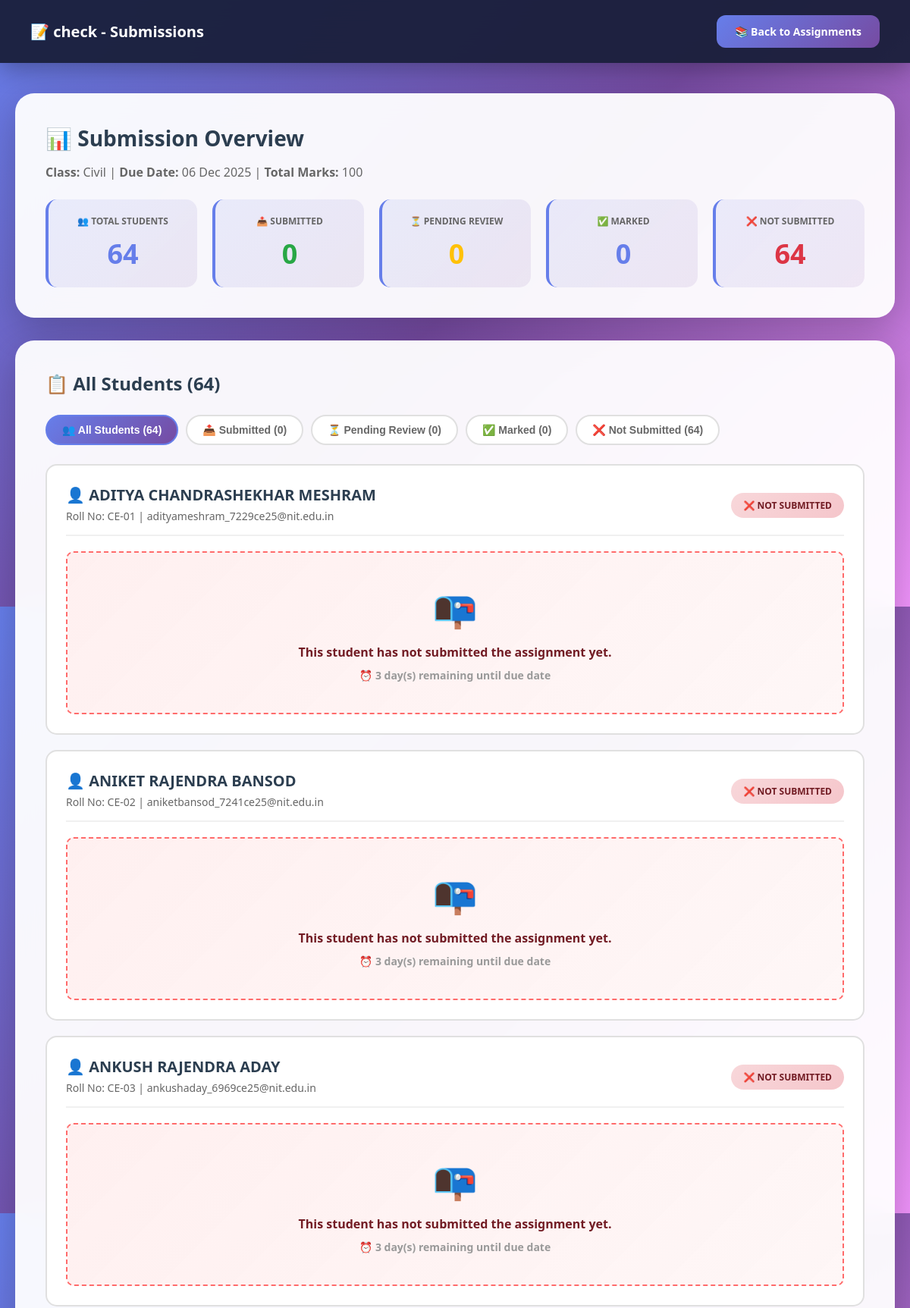
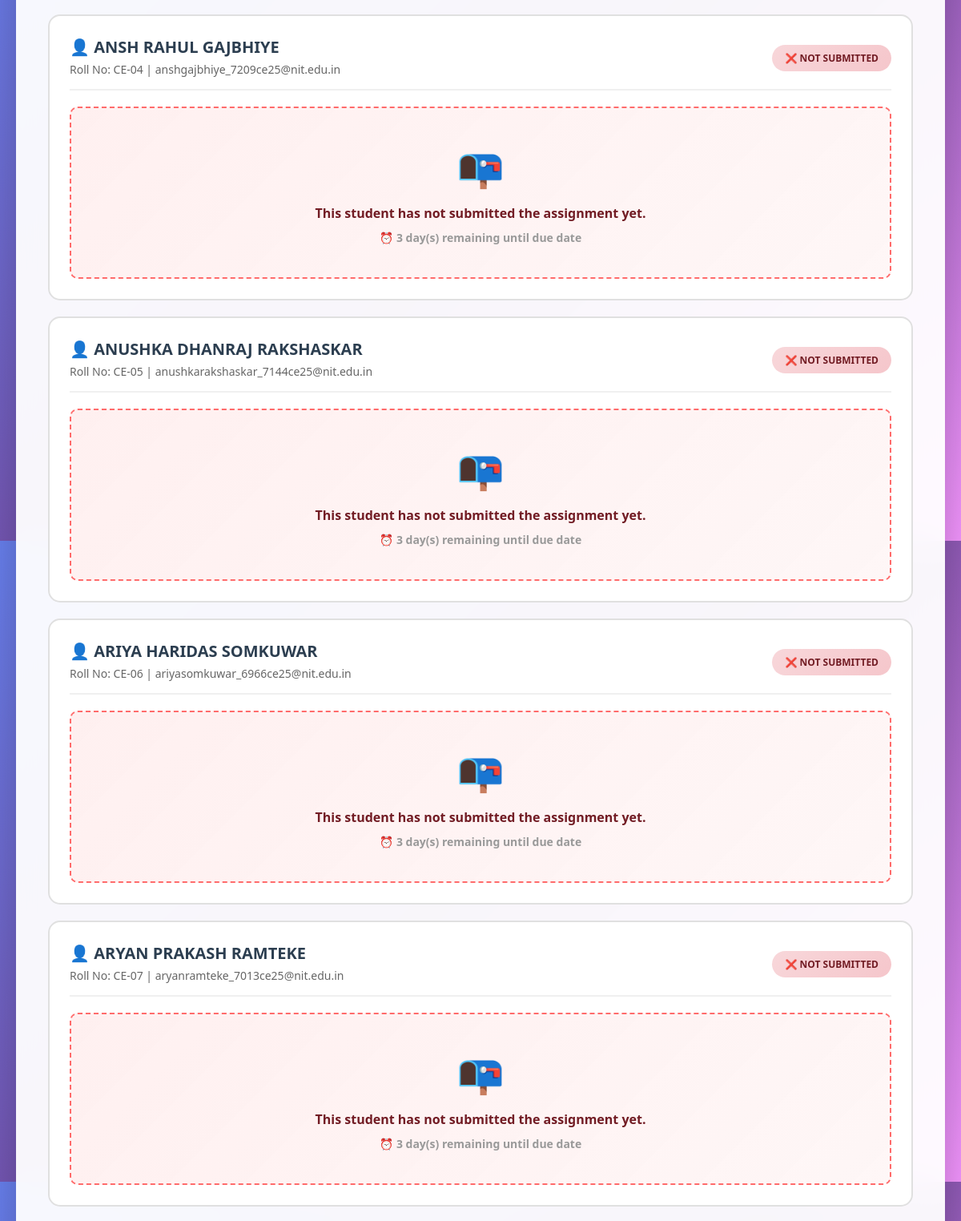
/teacher/view_submissions.php?assignment_id=5 (signed in, upper part), run on the app's committed database (2 pictures, top to bottom).
### tables this page shows
CREATE TABLE `assignments` (
  `id` int(11) NOT NULL,
  `teacher_id` int(11) NOT NULL,
  `class_id` int(11) NOT NULL,
  `title` varchar(255) NOT NULL,
  `description` text DEFAULT NULL,
  `due_date` date NOT NULL,
  `total_marks` int(11) NOT NULL DEFAULT 100,
  `file_path` varchar(255) DEFAULT NULL,
  `created_at` timestamp NOT NULL DEFAULT current_timestamp(),
  `updated_at` timestamp NOT NULL DEFAULT current_timestamp() ON UPDATE current_timestamp()
);

CREATE TABLE `classes` (
  `id` int(11) NOT NULL,
  `class_name` varchar(100) NOT NULL,
  `department_id` int(11) NOT NULL,
  `year` int(11) NOT NULL,
  `section` varchar(10) NOT NULL,
  `teacher_id` int(11) NOT NULL,
  `semester` int(11) NOT NULL,
  `academic_year` varchar(20) NOT NULL,
  `created_at` timestamp NOT NULL DEFAULT current_timestamp()
);

CREATE TABLE `students` (
  `id` int(11) NOT NULL,
  `roll_number` varchar(50) NOT NULL,
  `full_name` varchar(100) NOT NULL,
  `email` varchar(100) NOT NULL,
  `phone` varchar(15) DEFAULT NULL,
  `photo` varchar(255) DEFAULT NULL,
  `password` varchar(255) NOT NULL,
  `department_id` int(11) NOT NULL,
  `class_id` int(11) NOT NULL,
  `year` int(11) NOT NULL,
  `semester` int(11) NOT NULL,
  `admission_year` varchar(10) DEFAULT NULL,
  `is_active` tinyint(1) DEFAULT 1,
  `created_at` timestamp NOT NULL DEFAULT current_timestamp()
);

### db.php (called while the page is built, shortened)
<?php
$conn = new mysqli(DB_HOST, DB_USER, DB_PASS, DB_NAME);
$conn->set_charset("utf8mb4");
$conn->query("SET time_zone = '+05:30'");
function isLoggedIn() {
    return isset($_SESSION['user_id']) && isset($_SESSION['role']);
}
function getCurrentUser() {
    global $conn;
    $user_id = $_SESSION['user_id'];
    $role = $_SESSION['role'];
    if ($role === 'student') {
        $query = "SELECT * FROM students WHERE id = ?";
    } elseif ($role === 'parent') {
        $query = "SELECT * FROM parents WHERE id = ?";
    } else {
        $query = "SELECT * FROM users WHERE id = ?";
    }
    $stmt = $conn->prepare($query);
    $stmt->bind_param("i", $user_id);
    $stmt->execute();
    $result = $stmt->get_result();
    return $result->fetch_assoc();
}
?>

### teacher/view_submissions.php (the view, shortened to what this page needs)
<?php
require_once '../db.php';
$user = getCurrentUser();
$teacher_id = $user['id'];
$assignment_id = isset($_GET['assignment_id']) ? intval($_GET['assignment_id']) : 0;
$assignment_query = "SELECT a.*, c.section, c.class_name, c.id as class_id,
                     c.year, c.semester, c.academic_year
                     FROM assignments a
                     JOIN classes c ON a.class_id = c.id
                     WHERE a.id = ? AND a.teacher_id = ?";
$stmt = $conn->prepare($assignment_query);
$stmt->bind_param("ii", $assignment_id, $teacher_id);
$stmt->execute();
$assignment = $stmt->get_result()->fetch_assoc();
$submissions_query = "SELECT
                        s.id as student_id,
                        s.roll_number,
                        s.full_name,
                        s.email,
                        asub.id as submission_id,
                        asub.submission_text,
                        asub.file_path,
                        asub.submitted_at,
                        asub.marks_obtained,
                        asub.feedback,
                        asub.status,
                        asub.marked_at
                      FROM students s
                      INNER JOIN classes c ON s.class_id = c.id
                      LEFT JOIN assignment_submissions asub
                        ON s.id = asub.student_id
                        AND asub.assignment_id = ?
                      WHERE c.section = ?
                        AND c.year = ?
                        AND c.semester = ?
                        AND c.academic_year = ?
                      ORDER BY s.roll_number";
$stmt = $conn->prepare($submissions_query);
$stmt->bind_param("issis",
    $assignment_id,
    $assignment['section'],
    $assignment['year'],
    $assignment['semester'],
    $assignment['academic_year']
);
$stmt->execute();
$submissions = $stmt->get_result();
$total_students = 0;
$submitted_count = 0;
$marked_count = 0;
$pending_count = 0;
$not_submitted_count = 0;
$submissions_array = [];
while ($sub = $submissions->fetch_assoc()) {
    $submissions_array[] = $sub;
    $total_students++;
    if ($sub['status'] === 'marked') {
        $marked_count++;
        $submitted_count++;
    } elseif ($sub['status'] === 'submitted') {
        $submitted_count++;
        $pending_count++;
    } else {
        $not_submitted_count++;
    }
}
?>
<!DOCTYPE html>
<html lang="en">
<head>
</head>
<body>
    <nav class="navbar">
        <h1>📝 <?php echo htmlspecialchars($assignment['title']); ?> - Submissions</h1>
        <div class="nav-links">
            <a href="assignments.php" class="btn btn-primary">📚 Back to Assignments</a>
        </div>
    </nav>
    <div class="container">
        <div class="header-section">
            <h2>📊 Submission Overview</h2>
            <p style="color: #666; margin-top: 10px;">
                <strong>Class:</strong> <?php echo htmlspecialchars($assignment['section']); ?> |
                <strong>Due Date:</strong> <?php echo date('d M Y', strtotime($assignment['due_date'])); ?> |
                <strong>Total Marks:</strong> <?php echo $assignment['total_marks']; ?>
            </p>
            <div class="stats-grid">
                <div class="stat-card">
                    <h3>👥 Total Students</h3>
                    <div class="stat-value"><?php echo $total_students; ?></div>
                </div>
                <div class="stat-card">
                    <h3>📤 Submitted</h3>
                    <div class="stat-value" style="color: #28a745;"><?php echo $submitted_count; ?></div>
                </div>
                <div class="stat-card">
                    <h3>⏳ Pending Review</h3>
                    <div class="stat-value" style="color: #ffc107;"><?php echo $pending_count; ?></div>
                </div>
                <div class="stat-card">
                    <h3>✅ Marked</h3>
                    <div class="stat-value" style="color: #667eea;"><?php echo $marked_count; ?></div>
                </div>
                <div class="stat-card">
                    <h3>❌ Not Submitted</h3>
                    <div class="stat-value" style="color: #dc3545;"><?php echo $not_submitted_count; ?></div>
                </div>
            </div>
        </div>
        <div class="submissions-container">
            <h3 style="font-size: 24px; color: #2c3e50; margin-bottom: 25px;">📋 All Students (<?php echo count($submissions_array); ?>)</h3>
            <div style="display: flex; gap: 10px; margin-bottom: 25px; flex-wrap: wrap;">
                <button class="filter-btn active" onclick="filterSubmissions('all')" data-filter="all">
                    👥 All Students (<?php echo $total_students; ?>)
                </button>
                <button class="filter-btn" onclick="filterSubmissions('submitted')" data-filter="submitted">
                    📤 Submitted (<?php echo $submitted_count; ?>)
                </button>
                <button class="filter-btn" onclick="filterSubmissions('pending')" data-filter="pending">
                    ⏳ Pending Review (<?php echo $pending_count; ?>)
                </button>
                <button class="filter-btn" onclick="filterSubmissions('marked')" data-filter="marked">
                    ✅ Marked (<?php echo $marked_count; ?>)
                </button>
                <button class="filter-btn" onclick="filterSubmissions('not-submitted')" data-filter="not-submitted">
                    ❌ Not Submitted (<?php echo $not_submitted_count; ?>)
                </button>
            </div>
            <?php if (count($submissions_array) > 0): ?>
                <?php foreach ($submissions_array as $submission):
                    $filter_class = 'not-submitted';
                ?>
                    <div class="submission-card" data-status="<?php echo $filter_class; ?>">
                        <div class="submission-header">
                            <div class="student-info">
                                <h3>👤 <?php echo htmlspecialchars($submission['full_name']); ?></h3>
                                <p>
                                    Roll No: <?php echo htmlspecialchars($submission['roll_number']); ?> |
                                    <?php echo htmlspecialchars($submission['email']); ?>
                                </p>
                            </div>
                            <div>
                                <?php if ($submission['status'] === 'marked'): ?>
                                    <span class="badge badge-success">✅ Marked</span>
                                <?php elseif ($submission['status'] === 'submitted'): ?>
                                    <span class="badge badge-warning">⏳ Pending Review</span>
                                <?php else: ?>
                                    <span class="badge badge-danger">❌ Not Submitted</span>
                                <?php endif; ?>
                            </div>
                        </div>
                        <?php if ($submission['status'] === 'submitted' || $submission['status'] === 'marked'): ?>
                            <div class="submission-content">
                                <?php if ($submission['submission_text']): ?>
                                    <p><strong>📝 Submission:</strong></p>
                                    <p><?php echo nl2br(htmlspecialchars($submission['submission_text'])); ?></p>
                                <?php endif; ?>
                                <?php if ($submission['file_path']): ?>
                                    <p>
                                        <strong>📎 Attachment:</strong><br>
                                        <?php
                                        $filename = basename($submission['file_path']);
                                        $file_url = "../uploads/submissions/" . $filename;
                                        $full_path = dirname(__DIR__) . "/uploads/submissions/" . $filename;
                                        $file_exists = file_exists($full_path);
                                        ?>
                                        <?php if ($file_exists): ?>
                                            <a href="<?php echo htmlspecialchars($file_url); ?>"
                                               class="file-link"
                                               target="_blank">
                                                📄 <?php echo htmlspecialchars($filename); ?>
                                            </a>
                                        <?php else: ?>
                                            <span style="color: #dc3545;">
                                                ⚠️ File not found: <?php echo htmlspecialchars($filename); ?>
                                            </span>
                                        <?php endif; ?>
                                    </p>
                                <?php endif; ?>
                                <p style="color: #666; font-size: 13px; margin-top: 15px;">
                                    🕒 Submitted on: <?php echo date('d M Y, g:i A', strtotime($submission['submitted_at'])); ?>
                                </p>
                            </div>
                            <?php if ($submission['status'] === 'marked'): ?>
                                <div class="marks-display">
                                    💯 Marks Awarded: <?php echo $submission['marks_obtained']; ?> / <?php echo $assignment['total_marks']; ?>
                                    <span style="font-size: 12px; opacity: 0.9; margin-left: 10px;">
                                        (Marked on <?php echo date('d M Y', strtotime($submission['marked_at'])); ?>)
                                    </span>
                                </div>
                                <?php if ($submission['feedback']): ?>
                                    <div class="feedback-display">
                                        <strong>📢 Feedback:</strong>
                                        <p style="margin-top: 10px; color: #2c3e50;">
                                            <?php echo nl2br(htmlspecialchars($submission['feedback'])); ?>
                                        </p>
                                    </div>
                                <?php endif; ?>
                            <?php else: ?>
                                <form method="POST" class="marking-form">
                                    <h4 style="color: #2c3e50; margin-bottom: 15px;">✏️ Mark This Submission</h4>
                                    <input type="hidden" name="submission_id" value="<?php echo $submission['submission_id']; ?>">
                                    <div class="form-group">
                                        <label for="marks_<?php echo $submission['submission_id']; ?>">
                                            💯 Marks Obtained (out of <?php echo $assignment['total_marks']; ?>)
                                        </label>
                                        <input type="number"
                                               name="marks_obtained"
                                               id="marks_<?php echo $submission['submission_id']; ?>"
                                               min="0"
                                               max="<?php echo $assignment['total_marks']; ?>"
                                               required>
                                    </div>
                                    <div class="form-group">
                                        <label for="feedback_<?php echo $submission['submission_id']; ?>">
                                            📢 Feedback (Optional)
                                        </label>
                                        <textarea name="feedback"
                                                  id="feedback_<?php echo $submission['submission_id']; ?>"
                                                  rows="3"
                                                  placeholder="Provide feedback to the student..."></textarea>
                                    </div>
                                    <button type="submit" name="mark_submission" class="btn btn-success">
                                        ✅ Submit Marks
                                    </button>
                                </form>
                            <?php endif; ?>
                        <?php else: ?>
                            <div class="not-submitted-notice">
                                <p style="font-size: 48px; margin-bottom: 15px;">📭</p>
                                <p>This student has not submitted the assignment yet.</p>
                                <p style="font-size: 14px; color: #999; margin-top: 10px;">
                                    <?php
                                    $days_left = floor((strtotime($assignment['due_date']) - time()) / 86400);
                                    if ($days_left > 0) {
                                        echo "⏰ $days_left day(s) remaining until due date";
                                    } else {
                                        echo "⚠️ Assignment is past due date";
                                    }
                                    ?>
                                </p>
                            </div>
                        <?php endif; ?>
                    </div>
                <?php endforeach; ?>
            <?php endif; ?>
        </div>
    </div>
</body>
</html>

### data on the page
assignments: title "check", class.section "Civil", due_date "06 Dec 2025", total_marks "100", due_date "3"
students: full_name "ADITYA CHANDRASHEKHAR MESHRAM", roll_number "CE-01", email "adityameshram_7229ce25@nit.edu.in"
students: full_name "ANIKET RAJENDRA BANSOD", roll_number "CE-02", email "aniketbansod_7241ce25@nit.edu.in"
students: full_name "ANKUSH RAJENDRA ADAY", roll_number "CE-03", email "ankushaday_6969ce25@nit.edu.in"
students: full_name "ANSH RAHUL GAJBHIYE", roll_number "CE-04", email "anshgajbhiye_7209ce25@nit.edu.in"
students: full_name "ANUSHKA DHANRAJ RAKSHASKAR", roll_number "CE-05", email "anushkarakshaskar_7144ce25@nit.edu.in"
students: full_name "ARIYA HARIDAS SOMKUWAR", roll_number "CE-06", email "ariyasomkuwar_6966ce25@nit.edu.in"
students: full_name "ARYAN PRAKASH RAMTEKE", roll_number "CE-07", email "aryanramteke_7013ce25@nit.edu.in"

### other printed values
$total_students "64"
$submitted_count "0"
$pending_count "0"
$marked_count "0"
$not_submitted_count "64"
count($submissions_array) "64"
